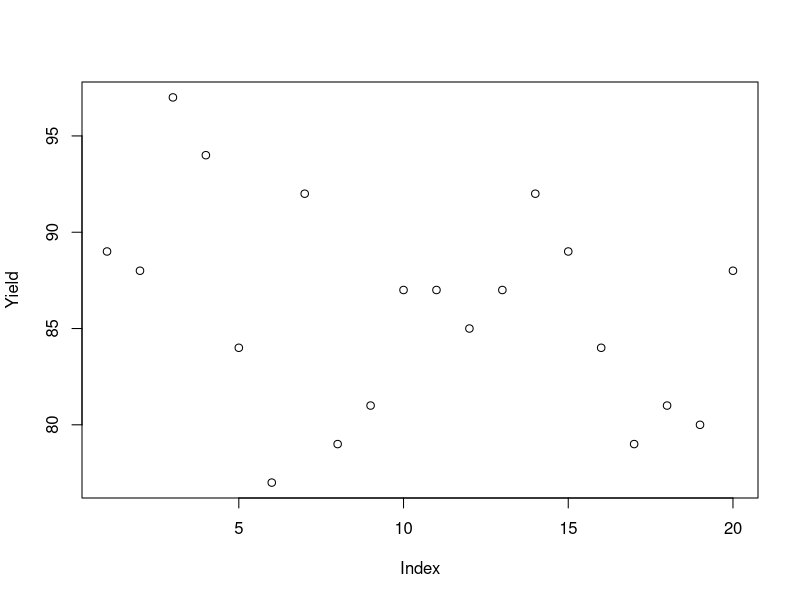
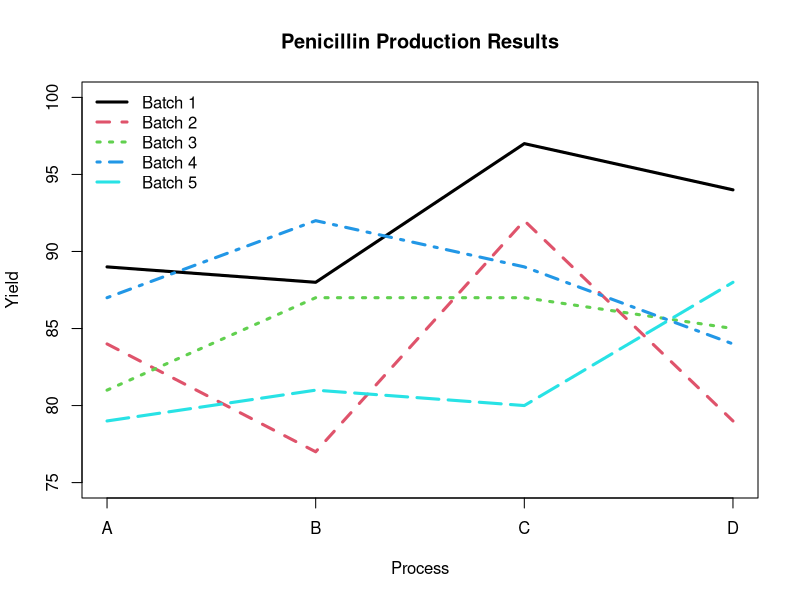
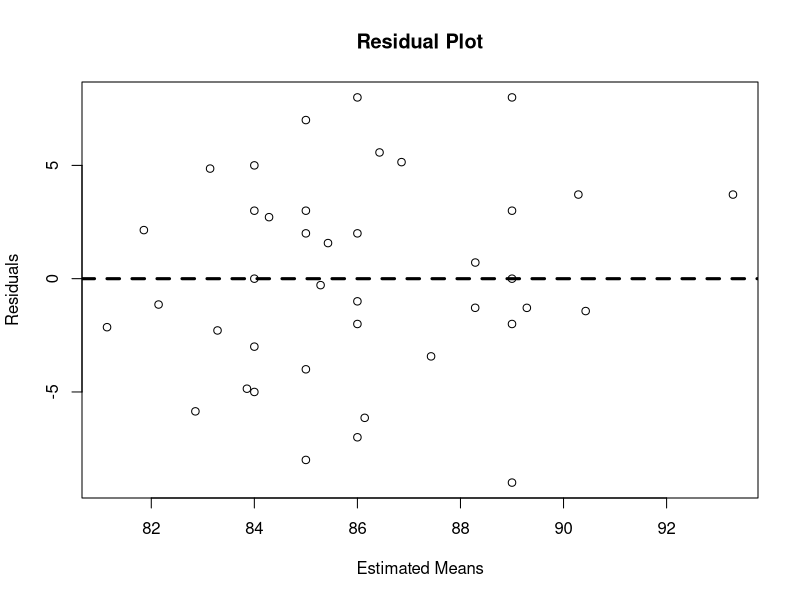
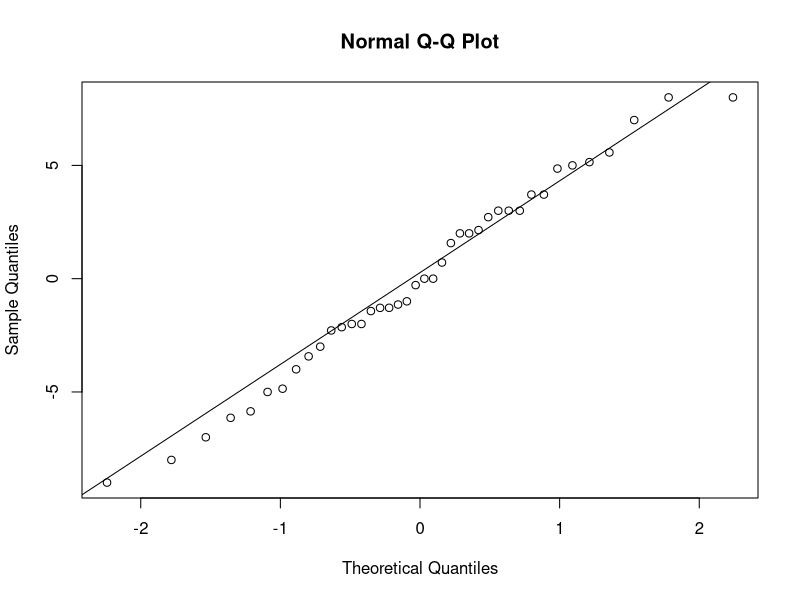

Write the R code that produced these figures, in order. (Note: this script raises an error after producing the figures.)
library(nlme)
library(lme4)

penclln=read.table('penicillin.dat',header=F)
names(penclln)=c("Batch","Process","Yield")
penclln$Batch <- as.factor(penclln$Batch)
penclln$Process <- as.factor(penclln$Process)
penclln


# Construct a profile plot.  

attach(penclln)
plot(Yield,outer=~Batch*Process)

#png('fig1.png')


 means <- tapply(Yield,list(Process,Batch),mean)

 x.axis <- unique(Process)
 matplot(c(1,4), c(75,100), type="n", xaxt="n",
      xlab="Process",  ylab="Yield", 
      main= "Penicillin Production Results") 


 axis(1, at=(1:4)*1, labels=c("A", "B", "C", "D"))
 matlines(c(1:4),means,type='l',lty=1:5,lwd=3)         
 
 legend('topleft', legend=c('Batch 1','Batch 2',
     'Batch 3','Batch 4','Batch 5'), lty=1:5,lwd=3,col=1:5,bty='n') 

detach()
#dev.off()


#  Use the  lme( )  function to fit a model
#  with additive batch (random) and process 
#  (fixed) effects and create diagnostic plots.  

options(contrasts=c("contr.treatment",
    "contr.poly"))

penclln.lme <- lme(Yield ~ Process, 
    random= ~ 1|Batch, data=penclln,
    method=c("REML"))

#lme4 package version
penclln.lme2 <- lmer(Yield ~ Process+(1|Batch), data=penclln)


summary(penclln.lme)


summary(penclln.lme)
names(penclln.lme)

#  Contruct ANOVA table for fixed effects
anova(penclln.lme)

# estimated BLUP's for random effects
ranef(penclln.lme)

penclln.lme$coef

# Confidence intervals for fixed effects
# and estimated standard deviations
intervals(penclln.lme)

#confint(penclln.lme2)

# Create a listing of the original data 
# residuals and predicted values

data.frame(penclln$Process,penclln$Batch,
             penclln$Yield,
             Pred=penclln.lme$fitted,
             Resid=round(penclln.lme$resid,3))


# Create residual plots


  plot(penclln.lme$fitted, penclln.lme$resid,
       xlab="Estimated Means",
       ylab="Residuals",
       main="Residual Plot")
  abline(h=0, lty=2, lwd=3)

  png('fig2.png')
  qqnorm(penclln.lme$resid)

  qqline(penclln.lme$resid)
  dev.off()


require(lattice)

str(rr1 <- ranef(penclln.lme, condVar = TRUE))
dotplot(ranef(penclln.lme, condVar = TRUE)) 



